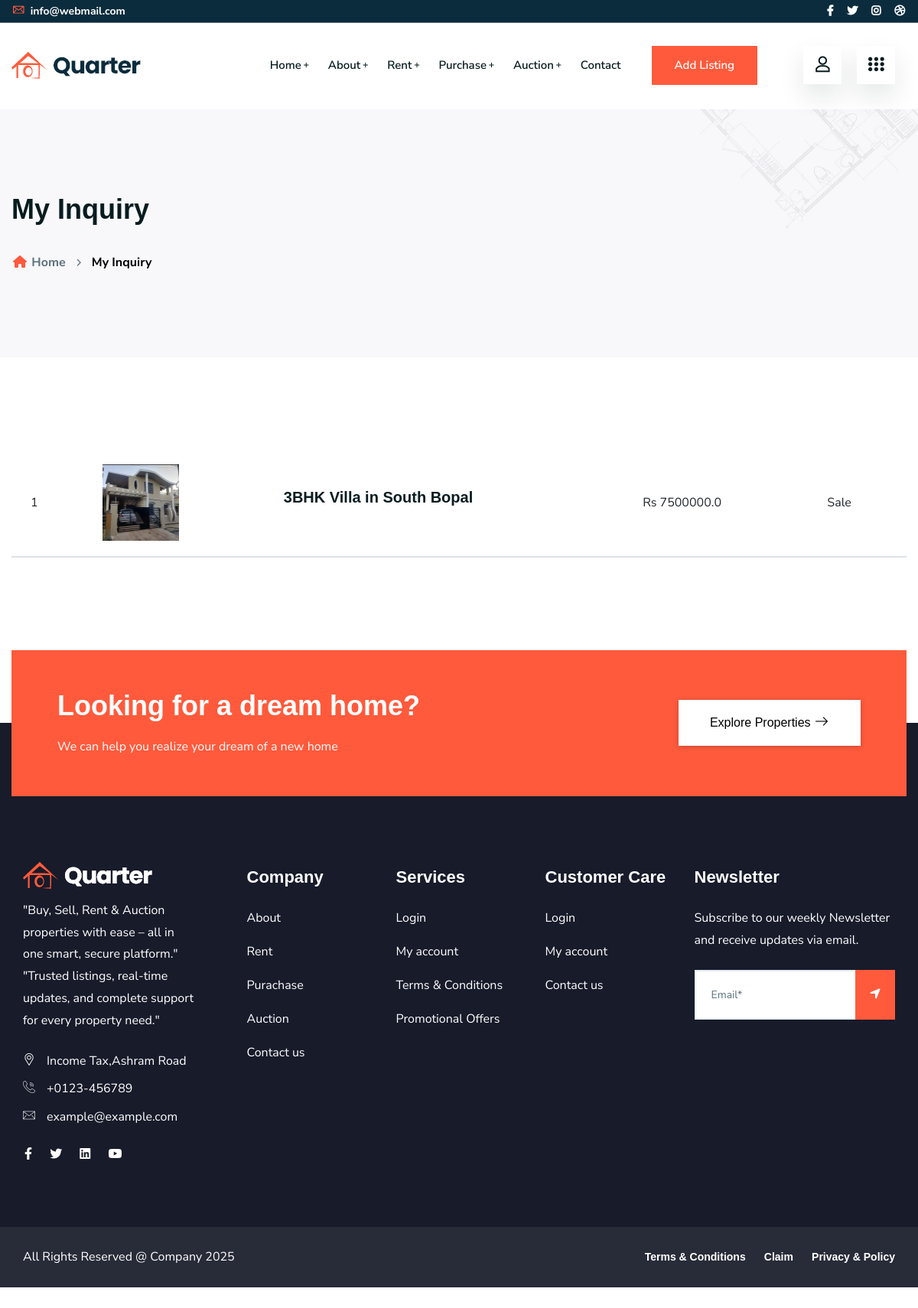
Page /myinquiry (signed in) on the committed database.
### myapp/models.py (models this page shows, shortened)
class Inquiry(models.Model):
    user = models.ForeignKey(reigstermodel, on_delete=models.CASCADE)  # User who is making the inquiry
    property = models.ForeignKey(Property, on_delete=models.CASCADE)  # Property being inquired about
    email = models.EmailField()  # User's email
    message = models.TextField()  # Inquiry details
    contact_number = models.CharField(max_length=15)  # User's contact number
    created_at = models.DateTimeField(auto_now_add=True)  # Timestamp
    def __str__(self):
        return f"Inquiry by {self.user.firstname}"

class Property(models.Model):
    user = models.ForeignKey(reigstermodel, on_delete=models.CASCADE, null=True, blank=True, related_name='user_property')
    title = models.CharField(max_length=255)
    description = models.TextField()
    listing_type = models.CharField(max_length=50, choices=[('Rent', 'Rent'), ('Sale', 'Sale')],null=True)
    built_up_area = models.FloatField(null=True, blank=True)
    carpet_area = models.FloatField(null=True,blank=True)
    price = models.FloatField(null=True, blank=True)#models.DecimalField(max_digits=12, decimal_places=2, null=True, blank=True)
    construction_status = models.CharField(max_length=50, choices=[('Ready to Move', 'Ready to Move'), ('Under construction', 'Under construction')])
    monthly_rent = models.FloatField(null=True, blank=True)#models.DecimalField(max_digits=12, decimal_places=2, null=True, blank=True)
    security_deposit = models.CharField(max_length=50, choices=[('None', 'None'), ('1 month', '1 month'), ('2 month', '2 month'), ('Custom', 'Custom')],null=True, blank=True)
    category = models.CharField(max_length=50, choices=[('Apartments', 'Apartments'), ('Duplexes', 'Duplexes'), ('Houses', 'Houses'), ('Villas', 'Villas')])
    bhk_type = models.CharField(max_length=50, choices=[('1 RK', '1 RK'), ('1 BHK', '1 BHK'), ('1.5 BHK', '1.5 BHK'), ('2 BHK', '2 BHK'), ('3+ BHK', '3+ BHK')])
    furnishing_status = models.CharField(max_length=50, choices=[('Furnished', 'Furnished'), ('Semi-Furnished', 'Semi-Furnished'), ('Unfurnished', 'Unfurnished')])
    address = models.CharField(max_length=255)
    country = models.CharField(max_length=100)
    state = models.CharField(max_length=100)
    city = models.CharField(max_length=100)
    pincode = models.CharField(max_length=20)
    googlemap = models.TextField(null=True, blank=True)
    image = models.ImageField(upload_to='photos',null=True, blank=True)
    video_url = models.TextField(null=True, blank=True)
    virtual_tour = models.TextField(null=True, blank=True)
    def Property_photo(self):
        return mark_safe('<img src="{}" width="100"/>'.format(self.image.url))
    Property_photo.allow_tags = True
    status = models.BooleanField(default=True)
    age_of_property = models.CharField(max_length=50, blank=True, null=True)
    facing_direction = models.CharField(
        max_length=10,
        choices=[("North", "North"), ("East", "East"), ("West", "West"), ("South", "South")],
        blank=True,
        null=True
    )
    bedrooms = models.PositiveIntegerField(blank=True, null=True)
    bathrooms = models.PositiveIntegerField(blank=True, null=True)
    balconies = models.PositiveIntegerField(blank=True, null=True)
    floors_no = models.CharField(max_length=20, blank=True, null=True)
    available_from = models.DateField(blank=True, null=True)
    basement = models.CharField(max_length=255, blank=True, null=True)
    owner_notes = models.TextField(blank=True, null=True)

### myapp/views.py (the view)
# urls.py: path("myinquiry",views.myinquiry),
def myinquiry(request):
    userid = request.session["log_id"]
    fetchdata = Inquiry.objects.filter(user_id=userid)
    print(fetchdata)
    context = {
        "data": fetchdata
    }
    return render(request,"myinquiry.html",context)

### myapp/templates/myinquiry.html (shortened to what this page needs)
<!doctype html>
<html class="no-js" lang="zxx">
<head>
    <link rel="stylesheet" href="static/css/font-icons.css">
    <link rel="stylesheet" href="static/css/plugins.css">
    <link rel="stylesheet" href="static/css/style.css">
    <link rel="stylesheet" href="static/css/responsive.css">
</head>
<body>
<div class="body-wrapper">
  {% include 'nnav.html' %}
    <div class="ltn__breadcrumb-area text-left bg-overlay-white-30 bg-image "  data-bs-bg="static/img/bg/14.jpg">
        <div class="container">
            <div class="row">
                <div class="col-lg-12">
                    <div class="ltn__breadcrumb-inner">
                        <h1 class="page-title">My Inquiry</h1>
                        <div class="ltn__breadcrumb-list">
                            <ul>
                                <li><a href="index.html"><span class="ltn__secondary-color"><i class="fas fa-home"></i></span> Home</a></li>
                                <li>My Inquiry</li>
                            </ul>
                        </div>
                    </div>
                </div>
            </div>
        </div>
    </div>
    <div class="liton__wishlist-area mb-105">
        <div class="container">
            <div class="row">
                <div class="col-lg-12">
                    <div class="shoping-cart-inner">
                        <div class="shoping-cart-table table-responsive">
                            <table class="table">
                                <tbody>
                                    {% for i in data %}
                                    <tr>
                                        <td class="cart-product-remove">{{ forloop.counter }}</td>
                                        <td class="cart-product-image">
                                            <a href="product-details.html"><img src="/media/{{ i.property.image }}" alt="#"></a>
                                        </td>
                                        <td class="cart-product-info">
                                            <h4><a href="product-details.html">{{ i.property.title }}</a></h4>
                                        </td>
                                        <td class="cart-product-price">Rs {{ i.property.price }}</td>
                                        <td class="cart-product-stock">Sale</td>
                                    </tr>
                                    {% endfor %}
                                </tbody>
                            </table>
                        </div>
                    </div>
                </div>
            </div>
        </div>
    </div>
   {% include 'footer.html' %}
</div>
</body>
</html>

### myapp/static/css/responsive.css (style rules this page uses)
@media (min-width: 1200px) { .container { max-width: 1200px; } }

### rows in the picture
Inquiry: property.image (picture), property "3BHK Villa in South Bopal", property.price "7500000.0"
